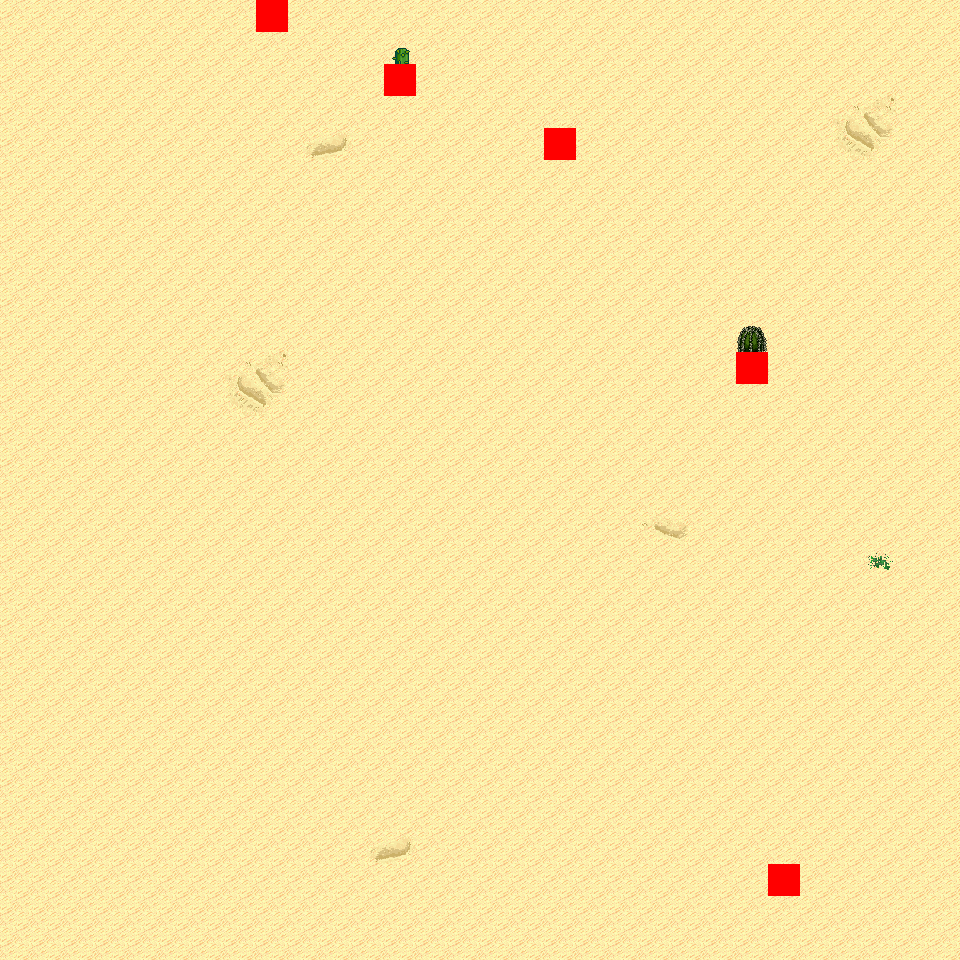

This game map was drawn from its Tiled (.tmx) file and the tilesets committed beside it. A one-line description and the trimmed map source follow:
An orthogonal 30x30 tile map with 32x32 px tiles, 6 tile layers (Ground, Object, Object2, Above, ...), 11 tilesets and 4 objects (4x mapExit).

<map version="1.0" orientation="orthogonal" renderorder="right-down" width="30" height="30" tilewidth="32" tileheight="32" nextobjectid="5">
  <tileset firstgid="1" name="tileset_logic_collision" tilewidth="32" tileheight="32" tilecount="1" columns="1">
    <image source="../drawable/tileset_logic_collision.png" width="32" height="32" />
  </tileset>
  <tileset firstgid="2" name="tileset_ground_ground" tilewidth="32" tileheight="32" tilecount="33" columns="3">
    <image source="../drawable/tileset_ground_ground.png" width="96" height="352" />
  </tileset>
  <tileset firstgid="35" name="tileset_ground_ridge_earth_pale" tilewidth="32" tileheight="32" tilecount="96" columns="12">
    <image source="../drawable/tileset_ground_ridge_earth_pale.png" width="384" height="256" />
  </tileset>
  <tileset firstgid="131" name="tileset_ground_ridge_earth_dark" tilewidth="32" tileheight="32" tilecount="96" columns="12">
    <image source="../drawable/tileset_ground_ridge_earth_dark.png" width="384" height="256" />
  </tileset>
  <tileset firstgid="227" name="tileset_terrain_desert" tilewidth="32" tileheight="32" tilecount="88" columns="8">
    <image source="../drawable/tileset_terrain_desert.png" width="256" height="352" />
  </tileset>
  <tileset firstgid="315" name="tileset_ground_sand_2" tilewidth="32" tileheight="32" tilecount="15" columns="5">
    <image source="../drawable/tileset_ground_sand_2.png" width="160" height="96" />
  </tileset>
  <tileset firstgid="330" name="tileset_plant_cactus_2" tilewidth="32" tileheight="32" tilecount="10" columns="5">
    <image source="../drawable/tileset_plant_cactus_2.png" width="160" height="64" />
  </tileset>
  <tileset firstgid="340" name="tileset_plant_cactus" tilewidth="32" tileheight="32" tilecount="2" columns="1">
    <image source="../drawable/tileset_plant_cactus.png" width="32" height="64" />
  </tileset>
  <tileset firstgid="342" name="tileset_plant_tree_evergreen" tilewidth="32" tileheight="32" tilecount="36" columns="3">
    <image source="../drawable/tileset_plant_tree_evergreen.png" width="96" height="384" />
  </tileset>
  <tileset firstgid="378" name="tileset_ground_rock_pebbles" tilewidth="32" tileheight="32" tilecount="3" columns="1">
    <image source="../drawable/tileset_ground_rock_pebbles.png" width="32" height="96" />
  </tileset>
  <tileset firstgid="381" name="tileset_plant_star_shaped_plants" tilewidth="32" tileheight="32" tilecount="6" columns="2">
    <image source="../drawable/tileset_plant_star_shaped_plants.png" width="64" height="96" />
  </tileset>
  <layer name="Ground" width="30" height="30">
    <data>[900 cells, 900 non-empty, 12 distinct tile ids]</data>
  </layer>
  <layer name="Object" width="30" height="30">
    <data>[900 cells, 3 non-empty, 2 distinct tile ids]</data>
  </layer>
  <layer name="Object2" width="30" height="30">
    <data>[900 cells, 0 non-empty, 0 distinct tile ids]</data>
  </layer>
  <layer name="Above" width="30" height="30">
    <data>[900 cells, 2 non-empty, 2 distinct tile ids]</data>
  </layer>
  <layer name="Above2" width="30" height="30">
    <data>[900 cells, 0 non-empty, 0 distinct tile ids]</data>
  </layer>
  <layer name="Walkable" width="30" height="30">
    <data>[900 cells, 5 non-empty, 1 distinct tile ids]</data>
  </layer>
  <objectgroup name="MapEvents">
    <object id="1" name="north" type="mapExit" x="0" y="0" width="256" height="32">
      <properties>
        <property name="map" value="level_0_x17_y93" />
        <property name="x" value="0" />
        <property name="y" value="28" />
      </properties>
    </object>
    <object id="2" name="north2" type="mapExit" x="288" y="0" width="672" height="32">
      <properties>
        <property name="map" value="level_0_x17_y93" />
        <property name="x" value="9" />
        <property name="y" value="28" />
      </properties>
    </object>
    <object id="3" name="south" type="mapExit" x="0" y="928" width="960" height="32">
      <properties>
        <property name="map" value="level_0_x17_y95" />
        <property name="x" value="0" />
        <property name="y" value="1" />
      </properties>
    </object>
    <object id="4" name="east" type="mapExit" x="928" y="0" width="32" height="960">
      <properties>
        <property name="map" value="level_0_x18_y94" />
        <property name="x" value="1" />
        <property name="y" value="0" />
      </properties>
    </object>
  </objectgroup>
</map>
